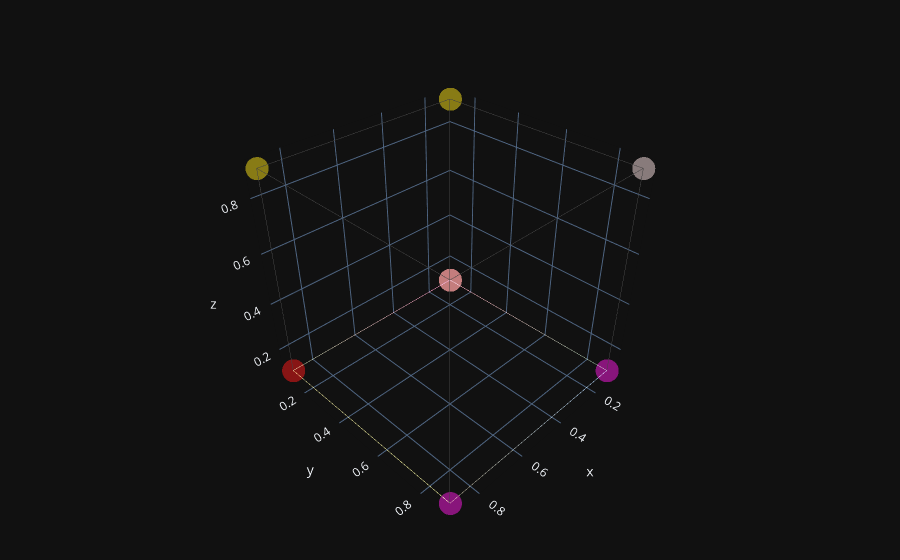

Notebook code for this chart:
### Code cell
# test file loading binary
# loaded = project.load_from_binary_file("tmp/cube_project.npz")

# visualize_project(loaded, "default")

### Figure 1 — Plotly figure (JSON) as saved in the notebook; plotly's stock layout.template omitted (floating-point values rounded to 4 significant figures)
{"data": [{"customdata": [0, 1, 2, 3, 4, 5, 6, 7], "hoverinfo": "text", "hoverlabel": {"align": "left", "bgcolor": "rgba(0,0,0,0.8)", "font": {"size": 12}}, "marker": {"color": ["rgb(255,25,25)", "rgb(255,25,25)", "rgb(255,25,229)", "rgb(255,25,229)", "rgb(255,229,25)", "rgb(255,229,25)", "rgb(255,229,229)", "rgb(255,229,229)"], "line": {"width": 0}, "opacity": 0.5, "size": 8, "sizemode": "diameter"}, "mode": "markers", "name": "Nodes", "text": ["Node ID: 0<br>X: 0.10<br>Y: 0.10<br>Z: 0.10<br>Incoming Links: 1<br>Outgoing Links: 2<br>avg_position: 0.10<br>name: front bottom left", "Node ID: 1<br>X: 0.90<br>Y: 0.10<br>Z: 0.10<br>Incoming Links: 1<br>Outgoing Links: 2<br>avg_position: 0.37<br>name: front bottom right", "Node ID: 2<br>X: 0.10<br>Y: 0.90<br>Z: 0.10<br>Incoming Links: 1<br>Outgoing Links: 2<br>avg_position: 0.37<br>name: front top left", "Node ID: 3<br>X: 0.90<br>Y: 0.90<br>Z: 0.10<br>Incoming Links: 1<br>Outgoing Links: 2<br>avg_position: 0.63<br>name: front top right", "Node ID: 4<br>X: 0.10<br>Y: 0.10<br>Z: 0.90<br>Incoming Links: 2<br>Outgoing Links: 1<br>avg_position: 0.37<br>name: back bottom left", "Node ID: 5<br>X: 0.90<br>Y: 0.10<br>Z: 0.90<br>Incoming Links: 2<br>Outgoing Links: 1<br>avg_position: 0.63<br>name: back bottom right", "Node ID: 6<br>X: 0.10<br>Y: 0.90<br>Z: 0.90<br>Incoming Links: 2<br>Outgoing Links: 1<br>avg_position: 0.63<br>name: back top left", "Node ID: 7<br>X: 0.90<br>Y: 0.90<br>Z: 0.90<br>Incoming Links: 2<br>Outgoing Links: 1<br>avg_position: 0.90<br>name: back top right"], "type": "scatter3d", "visible": true, "x": [0.1, 0.9, 0.1, 0.9, 0.1, 0.9, 0.1, 0.9], "y": [0.1, 0.1, 0.9, 0.9, 0.1, 0.1, 0.9, 0.9], "z": [0.1, 0.1, 0.1, 0.1, 0.9, 0.9, 0.9, 0.9]}, {"hoverinfo": "none", "line": {"color": ["rgba(244,137,185,0.5604395604395604)", "rgba(177,199,156,0.5604395604395604)", "rgba(234,171,156,0.5604395604395604)", "rgba(200,195,132,0.5604395604395604)", "rgba(230,230,147,0.5604395604395604)", "rgba(250,238,155,0.5604395604395604)", "rgba(162,154,128,0.5604395604395604)", "rgba(162,200,240,0.5604395604395604)", "rgba(222,136,238,0.5604395604395604)", "rgba(146,184,153,0.5604395604395604)", "rgba(251,164,185,0.5604395604395604)", "rgba(160,134,156,0.5604395604395604)"], "width": 1}, "mode": "lines", "name": "Links", "type": "scatter3d", "x": [0.1, 0.9, null, 0.9, 0.9, null, 0.9, 0.1, null, 0.1, 0.1, null, 0.1, 0.9, null, 0.9, 0.9, null, 0.9, 0.1, null, 0.1, 0.1, null, 0.1, 0.1, null, 0.9, 0.9, null, 0.1, 0.1, null, 0.9, 0.9, null], "y": [0.1, 0.1, null, 0.1, 0.9, null, 0.9, 0.9, null, 0.9, 0.1, null, 0.1, 0.1, null, 0.1, 0.9, null, 0.9, 0.9, null, 0.9, 0.1, null, 0.1, 0.1, null, 0.1, 0.1, null, 0.9, 0.9, null, 0.9, 0.9, null], "z": [0.1, 0.1, null, 0.1, 0.1, null, 0.1, 0.1, null, 0.1, 0.1, null, 0.9, 0.9, null, 0.9, 0.9, null, 0.9, 0.9, null, 0.9, 0.9, null, 0.1, 0.9, null, 0.1, 0.9, null, 0.1, 0.9, null, 0.1, 0.9, null]}], "layout": {"margin": {"b": 0, "l": 0, "r": 0, "t": 0}, "scene": {"aspectmode": "data", "camera": {"center": {"x": 0, "y": 0, "z": 0}, "eye": {"x": 1.5, "y": 1.5, "z": 1.5}, "up": {"x": 0, "y": 0, "z": 1}}, "dragmode": "orbit", "xaxis": {"autorange": true, "showspikes": false}, "yaxis": {"autorange": true, "showspikes": false}, "zaxis": {"autorange": true, "showspikes": false}}, "showlegend": false, "uirevision": true}}
